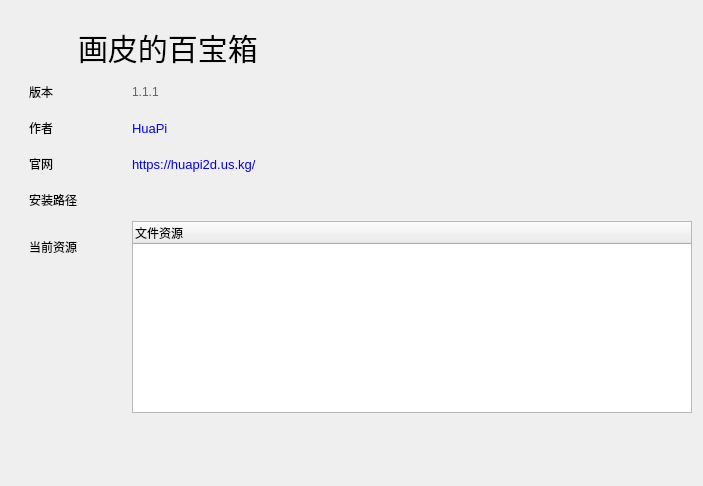
<?xml version="1.0" encoding="UTF-8"?>
<ui version="4.0">
 <class>AboutSoftwareDialogClass</class>
 <widget class="QDialog" name="AboutSoftwareDialogClass">
  <property name="geometry">
   <rect>
    <x>0</x>
    <y>0</y>
    <width>703</width>
    <height>486</height>
   </rect>
  </property>
  <property name="windowTitle">
   <string>关于软件</string>
  </property>
  <property name="styleSheet">
   <string notr="true">QWidget{
margin-left:0px;
margin-top:0px;
}</string>
  </property>
  <layout class="QVBoxLayout" name="verticalLayout">
   <item>
    <widget class="QWidget" name="headerWidget" native="true">
     <property name="styleSheet">
      <string notr="true">QWidget{
max-height:60px;
margin-left:0px;
margin-top:0px;
}</string>
     </property>
     <layout class="QHBoxLayout" name="horizontalLayout">
      <item>
       <widget class="QLabel" name="softwareIconLabel">
        <property name="styleSheet">
         <string notr="true">QLabel{
min-height:50px;
max-height:50px;
min-width:50px;
max-width:50px;
}</string>
        </property>
        <property name="text">
         <string/>
        </property>
        <property name="pixmap">
         <pixmap resource="../../resource.qrc">:/icon/resources/icons/MaterialSymbols18UpRatingOutline.png</pixmap>
        </property>
        <property name="scaledContents">
         <bool>true</bool>
        </property>
       </widget>
      </item>
      <item>
       <widget class="QLabel" name="softwareHeaderLabel">
        <property name="styleSheet">
         <string notr="true">QLabel{
min-height:50px;
max-height:50px;
font-size:30px;
}</string>
        </property>
        <property name="text">
         <string>画皮的百宝箱</string>
        </property>
       </widget>
      </item>
     </layout>
    </widget>
   </item>
   <item>
    <layout class="QFormLayout" name="formLayout">
     <item row="0" column="0">
      <widget class="QLabel" name="versionLabel">
       <property name="styleSheet">
        <string notr="true">QLabel{
	color:rgb(0, 0, 0);
	min-height:30px;
min-width:100px;
max-height:30px;
max-height:100px;
margin-left:15px;
}</string>
       </property>
       <property name="text">
        <string>版本</string>
       </property>
      </widget>
     </item>
     <item row="0" column="1">
      <widget class="QLabel" name="versionNumLabel">
       <property name="styleSheet">
        <string notr="true">QLabel{
	color:rgb(100, 100, 100);
}</string>
       </property>
       <property name="text">
        <string>1.1.1</string>
       </property>
      </widget>
     </item>
     <item row="1" column="0">
      <widget class="QLabel" name="authorLabel">
       <property name="styleSheet">
        <string notr="true">QLabel{
	color:rgb(0, 0, 0);
	min-height:30px;
min-width:100px;
max-height:30px;
max-height:100px;
margin-left:15px;
}</string>
       </property>
       <property name="text">
        <string>作者</string>
       </property>
      </widget>
     </item>
     <item row="1" column="1">
      <widget class="UrlLabel" name="authorNameLabel">
       <property name="toolTip">
        <string>https://space.bilibili.com/19232194464</string>
       </property>
       <property name="styleSheet">
        <string notr="true">QLabel {
            color: blue;
            cursor: pointer;
font-size:13px;
        }
QLabel:hover {
text-decoration:underline;
      color:red;
}</string>
       </property>
       <property name="text">
        <string>HuaPi</string>
       </property>
      </widget>
     </item>
     <item row="2" column="0">
      <widget class="QLabel" name="websiteLabel">
       <property name="styleSheet">
        <string notr="true">QLabel{
	color:rgb(0, 0, 0);
	min-height:30px;
min-width:100px;
max-height:30px;
max-height:100px;
margin-left:15px;
}</string>
       </property>
       <property name="text">
        <string>官网</string>
       </property>
      </widget>
     </item>
     <item row="2" column="1">
      <widget class="UrlLabel" name="websiteUrlLabel">
       <property name="styleSheet">
        <string notr="true">QLabel {
            color: blue;
            cursor: pointer;
font-size:13px;
        }
QLabel:hover {
text-decoration:underline;
      color:red;
}</string>
       </property>
       <property name="text">
        <string>https://huapi2d.us.kg/</string>
       </property>
      </widget>
     </item>
     <item row="5" column="0">
      <spacer name="verticalSpacer">
       <property name="orientation">
        <enum>Qt::Orientation::Vertical</enum>
       </property>
       <property name="sizeHint" stdset="0">
        <size>
         <width>20</width>
         <height>40</height>
        </size>
       </property>
      </spacer>
     </item>
     <item row="3" column="0">
      <widget class="QLabel" name="installLabel">
       <property name="styleSheet">
        <string notr="true">QLabel{
	color:rgb(0, 0, 0);
	min-height:30px;
min-width:100px;
max-height:30px;
max-height:100px;
margin-left:15px;
}</string>
       </property>
       <property name="text">
        <string>安装路径</string>
       </property>
      </widget>
     </item>
     <item row="3" column="1">
      <widget class="OpendirLabel" name="installPathLabel">
       <property name="styleSheet">
        <string notr="true">QLabel {
            color: blue;
            cursor: pointer;
font-size:13px;
        }
QLabel:hover {
text-decoration:underline;
      color:red;
}</string>
       </property>
       <property name="text">
        <string/>
       </property>
      </widget>
     </item>
     <item row="4" column="0">
      <widget class="QLabel" name="resourceLabel">
       <property name="styleSheet">
        <string notr="true">QLabel{
	color:rgb(0, 0, 0);
	min-height:30px;
min-width:100px;
max-height:30px;
max-height:100px;
margin-left:15px;
}</string>
       </property>
       <property name="text">
        <string>当前资源</string>
       </property>
      </widget>
     </item>
     <item row="4" column="1">
      <widget class="FilesTreeWidget" name="treeWidget">
       <property name="columnCount">
        <number>1</number>
       </property>
       <column>
        <property name="text">
         <string notr="true">文件资源</string>
        </property>
       </column>
      </widget>
     </item>
    </layout>
   </item>
  </layout>
 </widget>
 <layoutdefault spacing="6" margin="11"/>
 <customwidgets>
  <customwidget>
   <class>UrlLabel</class>
   <extends>QLabel</extends>
   <header>customize/customizedLabel/urllabel.h</header>
  </customwidget>
  <customwidget>
   <class>OpendirLabel</class>
   <extends>QLabel</extends>
   <header>customize/customizedLabel/opendirlabel.h</header>
  </customwidget>
  <customwidget>
   <class>FilesTreeWidget</class>
   <extends>QTreeWidget</extends>
   <header>customize/customizedFilesTree/filestreewidget.h</header>
  </customwidget>
 </customwidgets>
 <resources>
  <include location="../../resource.qrc"/>
 </resources>
 <connections/>
</ui>
